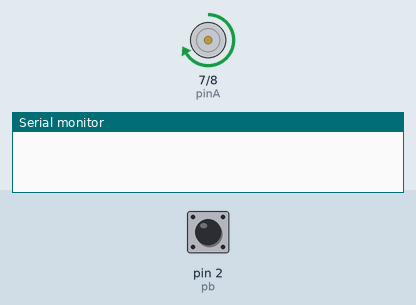
Recording of a sketch running on a simulated Arduino Uno, built with avr-gcc and run on an emulated ATmega328P. Shown: motor-driver pin pairs drawn as motors (green arrow = first pin HIGH = forward, orange = second pin HIGH = backward, longer = more drive, scaled by the enable pin), the last lines printed to the serial monitor. Inputs (shaded band) come from the test bench; at power-on: pin 2 (pb) HIGH.

Above: at 1.2 s.
1.3 s: pin 2 (pb) pulled LOW for 0.15 s
At 2.6 s:
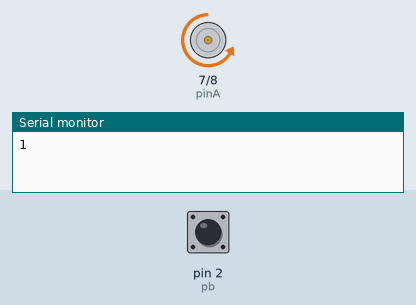
2.9 s: pin 2 (pb) pulled LOW for 1 s
At 5.1 s:
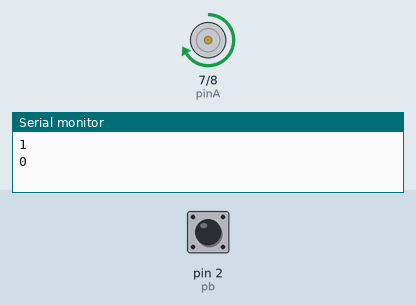
5.4 s: pin 2 (pb) pulled LOW for 3.2 s
At 10.0 s:
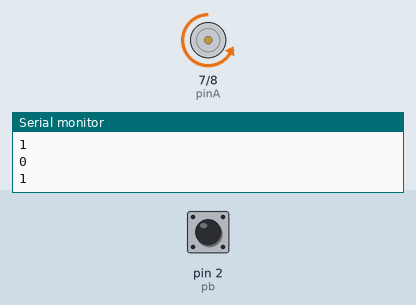
Timing chart, 0 to 11.5 s (numbered marks = the images above; inputs shaded):
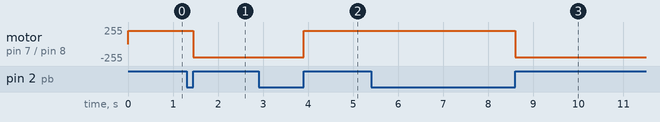

Measured:
- after the input at 1.3 s, motor on pin 7 (pinA) / pin 8 (pinB): forward 200/255 → backward 200/255 after 0.15 s
- after the input at 2.9 s, motor on pin 7 (pinA) / pin 8 (pinB): backward 200/255 → forward 200/255 after 1.0 s
- after the input at 5.4 s, motor on pin 7 (pinA) / pin 8 (pinB): forward 200/255 → backward 200/255 after 3.2 s

The sketch:

MotorANDPushButton.ino
```cpp
#define pb 2
#define pinA 7
#define pinB 8
#define pwm 11

int count = 0;

void setup()
{
    Serial.begin(9600);
    pinMode(pinA, OUTPUT);
    pinMode(pinB, OUTPUT);
    pinMode(pwm, OUTPUT);
    pinMode(pb, INPUT_PULLUP);
}

void loop()
{
    if (digitalRead(pb) == LOW) {
        count++;
        if (count > 1) {
            count = 0;
        }

        while (digitalRead(pb) == LOW) {
            delay(10);
        }

        Serial.println(count);
    }

    // KONTROL MOTOR
    if (count == 0) {
        digitalWrite(pinA, HIGH);
        digitalWrite(pinB, LOW);
        analogWrite(pwm, 200);
    } else {
        digitalWrite(pinA, LOW);
        digitalWrite(pinB, HIGH);
        analogWrite(pwm, 200);
    }
}
```
